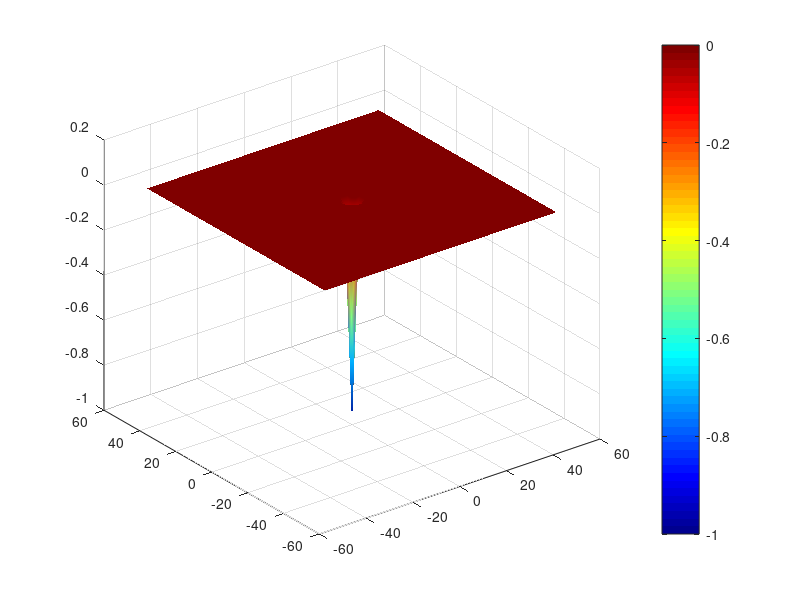

This chart was generated by the following MATLAB code: (Note: this script raises an error after producing the figure.)
clc, clearvars, close all

v = 1; % 
gamma = 0.01; % damping coeffiecent 
L = 100; % Length
W = 100; %Width
N = 100; % number of samples

dx = L/N;
x = -L/2:dx:L/2-dx; % x domain
dy = W/N;
y = -W/2:dy:W/2-dy; % y domain

[X, Y] = meshgrid(x,y);

%Intital Condition
f = -exp((-(X).^2 - (Y).^2)/3); %u(x,0) %Gaussian Pulse: exp((-(X).^2 - (Y).^2)/3) SIne Wave: sin(4pix/L)
%f((L/2 - L/10)/dx:(L/2+L/10)/dx) = 1;
fhat = fft2(f);

g = zeros(N,N); %u'(x,0)
ghat = fft2(g);

kappa_x = (2*pi/L) * [0:N/2-1 -N/2:-1];
kappa_y = (2*pi/W) * [0:N/2-1 -N/2:-1];

[KX, KY] = meshgrid(kappa_x, kappa_y);

% Time parameters
dt = 0.01; % Time step
T = 0.01; % Total time
t = (0:dt:T).'; % t domain

%u = zeros(N, N, length(t));
omega = (v.^2 .* KX.^2) + (v.^2 .* KY.^2); %should be named omega^2?
threshold = 1e-10;
under_mask = (gamma.^2 - 4 .* omega) < threshold;
over_mask = (gamma.^2 - 4 .* omega) > threshold;
crit_mask = ~under_mask & ~over_mask;

omega_d_over  = zeros(N,N);
omega_d_under = zeros(N,N);
omega_d_over(over_mask)   = sqrt(gamma.^2 - 4.*omega(over_mask))   ./ 2; %Overdamped omega (regular)
omega_d_under(under_mask) = sqrt(4.*omega(under_mask) - gamma.^2)  ./ 2;%Underdamped omega (switch the sign)

for i = 1:length(t) 
    uhat = zeros(N,N);
    %Underdamped
    uhat(under_mask) = exp((-gamma/2) .* t(i)) .* ((fhat(under_mask) .* cos(omega_d_under(under_mask) .* t(i))) + ((ghat(under_mask) + (gamma/2) .* fhat(under_mask)) ./ omega_d_under(under_mask)) .* sin(omega_d_under(under_mask) .* t(i)));

    %Overdamped
    uhat(over_mask) = ((fhat(over_mask) - ((fhat(over_mask) .* (-gamma./2 + omega_d_over(over_mask)) - ghat(over_mask))./(2.*omega_d_over(over_mask)))) .* exp(((-gamma./2) + omega_d_over(over_mask)) .* t(i))) + (((fhat(over_mask) .* (-gamma./2 + omega_d_over(over_mask)) - ghat(over_mask))./(2.*omega_d_over(over_mask)))) .* exp(((-gamma./2) - omega_d_over(over_mask)) .* t(i));

    %Critically damped
    uhat(crit_mask) = fhat(crit_mask) .* exp((-gamma./2).*t(i)) + (ghat(crit_mask) + (gamma./2) .* fhat(crit_mask)).*t(i).*exp((-gamma./2).*t(i));

    u_frame = real(ifft2(uhat)); %wave equation
    
    figure (1)
    surf(X,Y,u_frame);
    shading interp;
    colormap jet;
    colorbar;
    clim([-0.1, 0.1]);
    ylabel("Y");
    xlabel("X");
    zlabel("Amplitude");
    xlim([min(x),max(x)]);
    ylim([min(y), max(y)]);
    zlim([-1,1]);
    title(['t=', num2str(t(i))]);
    drawnow limitrate;
    pause(0.01);
end


% figure(1)
%     surf(X,Y,u(:,:,2));
%     shading interp;
%     colormap jet;
%     colorbar;
%     clim([c_min, c_max]);
%     ylabel("Y");
%     xlabel("X");
%     zlabel("Amplitude");
%     xlim([min(x),max(x)]);
%     ylim([min(y), max(y)]);
%     zlim([c_min,c_max]);
%     title(['t=', num2str(t(2))]);
% figure(2)
%     surf(X,Y,u(:,:,41));
%     shading interp;
%     colormap jet;
%     colorbar;
%     clim([c_min, c_max]);
%     ylabel("Y");
%     xlabel("X");
%     zlabel("Amplitude");
%     xlim([min(x),max(x)]);
%     ylim([min(y), max(y)]);
%     zlim([c_min,c_max]);
%     title(['t=', num2str(t(41))]);
% 
% figure(3)
%     surf(X,Y,u(:,:,101));
%     shading interp;
%     colormap jet;
%     colorbar;
%     clim([c_min, c_max]);
%     ylabel("Y");
%     xlabel("X");
%     zlabel("Amplitude");
%     xlim([min(x),max(x)]);
%     ylim([min(y), max(y)]);
%     zlim([c_min,c_max]);
%     title(['t=', num2str(t(101))]);

c_min = min(u_frame, [], 'all');
c_max = max(u_frame, [], 'all');
